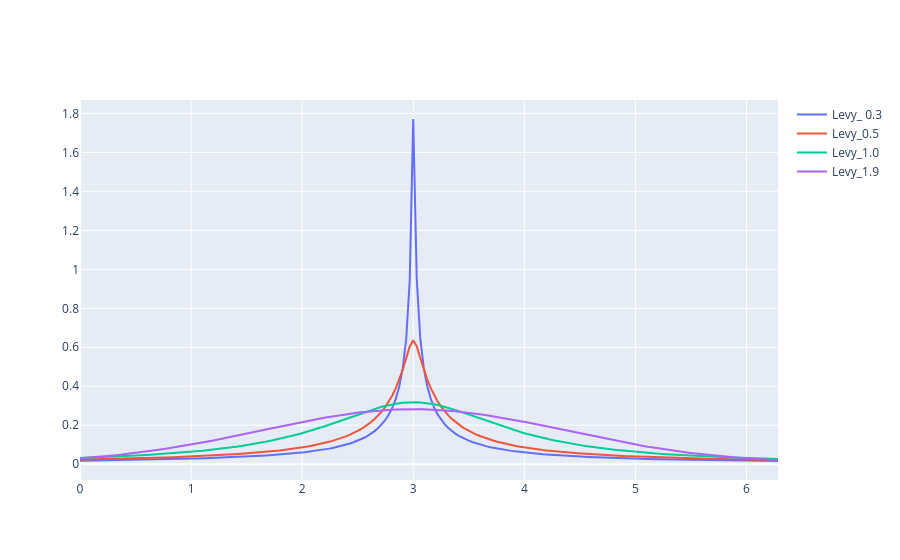

Notebook source saved alongside this figure:
### Code cell
fig_levy_stable_pdf = go.Figure()

fig_levy_stable_pdf.add_trace(go.Scatter(x = aux_domain,
                                        y = levy_stable_pdf,
                                        marker = dict(size=2),
                                        line = dict(width=2),
                                        mode = 'lines',
                                        name = f'Levy_{alpha: .1f}',
                                        showlegend = True    
))
fig_levy_stable_pdf.add_trace(go.Scatter(x = aux_domain,
                                        y = levy_stable_pdf2,
                                        marker = dict(size=2),
                                        line = dict(width=2),
                                        mode = 'lines',
                                        name = f'Levy_{alpha2:.1f}',
                                        showlegend = True    
))

fig_levy_stable_pdf.add_trace(go.Scatter(x = aux_domain,
                                        y = levy_stable_pdf3,
                                        marker = dict(size=2),
                                        line = dict(width=2),
                                        mode = 'lines',
                                        name = f'Levy_{alpha3:.1f}',
                                        showlegend = True    
))

fig_levy_stable_pdf.add_trace(go.Scatter(x = aux_domain,
                                        y = levy_stable_pdf4,
                                        marker = dict(size=2),
                                        line = dict(width=2),
                                        mode = 'lines',
                                        name = f'Levy_{alpha4:.1f}',
                                        showlegend = True    
))

fig_levy_stable_pdf.show()

### Figure 1 — Plotly figure (JSON) as saved in the notebook; plotly's stock layout.template omitted (floating-point values rounded to 4 significant figures; data arrays with more than 128 entries replaced by an {"elided": "..."} marker saying what was removed)
{"data": [{"line": {"width": 2}, "marker": {"size": 2}, "mode": "lines", "name": "Levy_ 0.3", "showlegend": true, "type": "scatter", "x": {"elided": "200 float values"}, "y": {"elided": "200 float values"}}, {"line": {"width": 2}, "marker": {"size": 2}, "mode": "lines", "name": "Levy_0.5", "showlegend": true, "type": "scatter", "x": {"elided": "200 float values"}, "y": {"elided": "200 float values"}}, {"line": {"width": 2}, "marker": {"size": 2}, "mode": "lines", "name": "Levy_1.0", "showlegend": true, "type": "scatter", "x": {"elided": "200 float values"}, "y": {"elided": "200 float values"}}, {"line": {"width": 2}, "marker": {"size": 2}, "mode": "lines", "name": "Levy_1.9", "showlegend": true, "type": "scatter", "x": {"elided": "200 float values"}, "y": {"elided": "200 float values"}}], "layout": {}}
